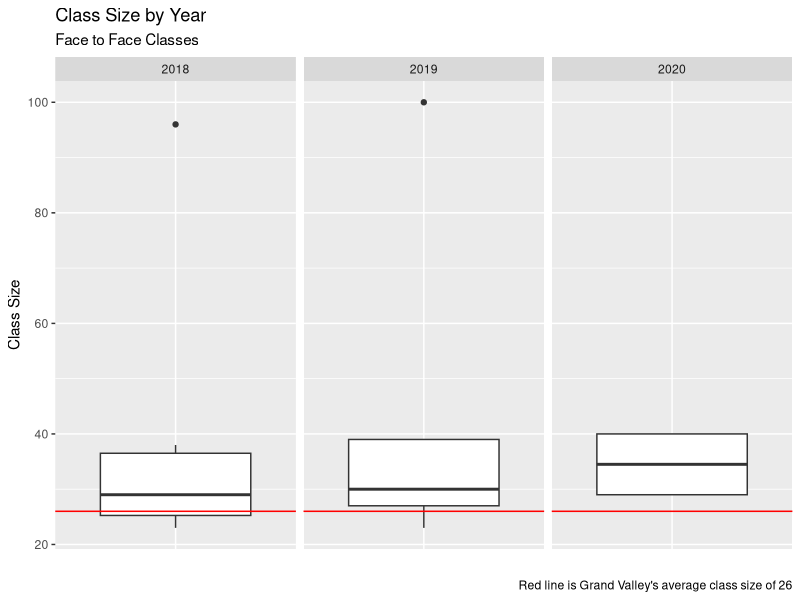
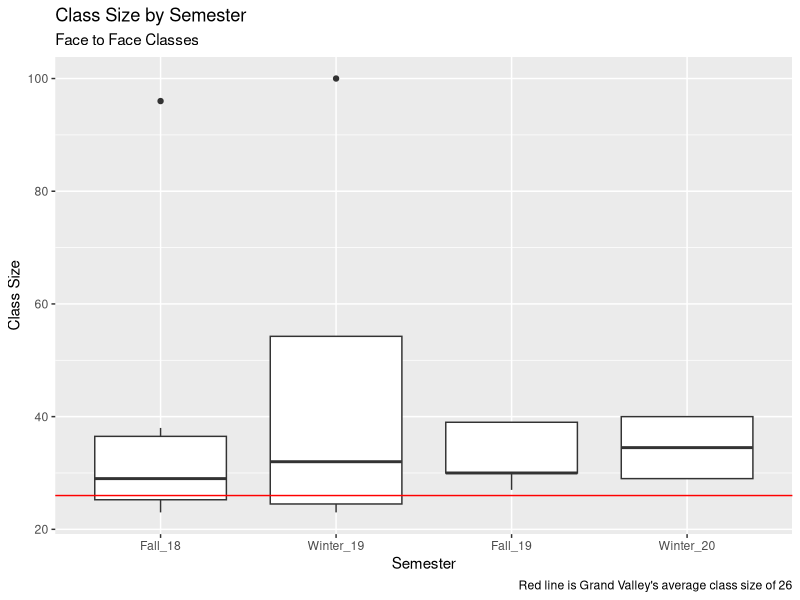
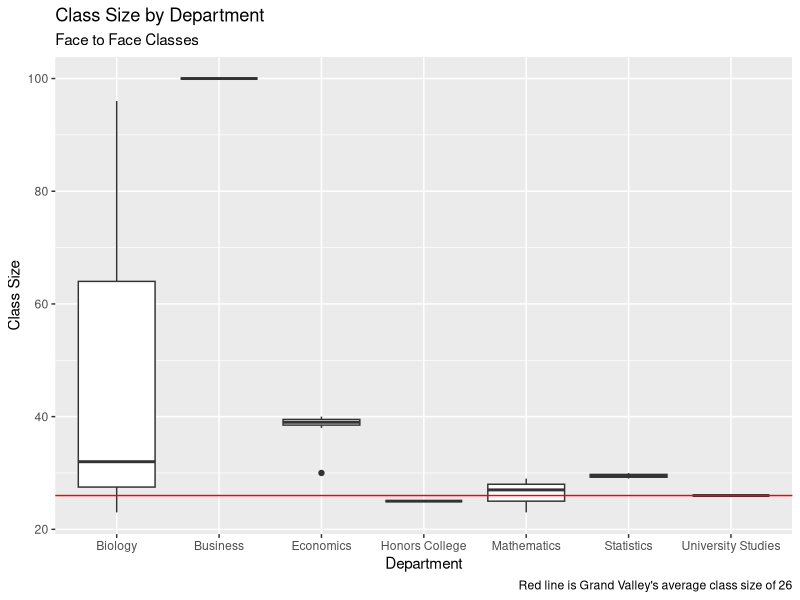

These figures' R source, in order:
## ---- chunk 1
library(readxl)
library(tidyverse)
library(kableExtra)
library(here)

class_sizes <- read_excel(here("data","class_sizes.xlsx"))

in_person <- filter(class_sizes, In_person == 1) %>% 
  mutate(Semester = fct_relevel(Semester, "Fall_18", "Winter_19", "Fall_19", "Winter_20"))
## ---- chunk 2
in_person %>% 
  group_by(Year) %>% 
  summarise(
    n = n(),
    `Standard Deviation` = sd(Size),
    Minimum = min(Size),
    Median = median(Size),
    Maximum = max(Size)) %>%
  kable(caption = "Table 1: Class size by year summary statistics",
        digit = 2)
## ---- chunk 3
in_person %>% 
  ggplot(aes(x = factor(0), y = Size))+
   geom_boxplot()+
  geom_hline(yintercept = 26, color = "red")+
  facet_wrap("Year")+
  theme(axis.text.x = element_blank())+
  theme(axis.ticks.x = element_blank())+
  labs(
    title = "Class Size by Year",
    subtitle = "Face to Face Classes",
    x = "",
    y = "Class Size",
    caption = "Red line is Grand Valley's average class size of 26")
## ---- chunk 4
in_person %>% 
  group_by(Semester) %>% 
  summarise(
    n = n(),
    `Standard Deviation` = sd(Size),
    Minimum = min(Size),
    Median = median(Size),
    Max = max(Size)) %>%
  kable(caption = "Table 2: Class size by semester",
        digit =2)
## ---- chunk 5
in_person %>% 
  ggplot(aes(x = Semester, y = Size))+
  geom_boxplot()+
  geom_hline(yintercept = 26, color = "red")+
  labs(
    title = "Class Size by Semester",
    subtitle = "Face to Face Classes",
    x = "Semester",
    y = "Class Size",
    caption = "Red line is Grand Valley's average class size of 26")
## ---- chunk 6
in_person %>% 
  group_by(Department) %>% 
  summarise(
    n = n(),
    `Standard Deviation`= sd(Size),
    Minimum = min(Size),
    Median = median(Size),
    Maximum = max(Size)) %>%
  kable(caption = "Table 3: Class size by Department",
        digit = 2)
## ---- chunk 7
in_person %>% 
  ggplot(aes(x = Department, y = Size))+
  geom_boxplot()+
  geom_hline(yintercept = 26, color = "red")+
  labs(
    title = "Class Size by Department",
    subtitle = "Face to Face Classes",
    x = "Department",
    y = "Class Size",
    caption = "Red line is Grand Valley's average class size of 26")
